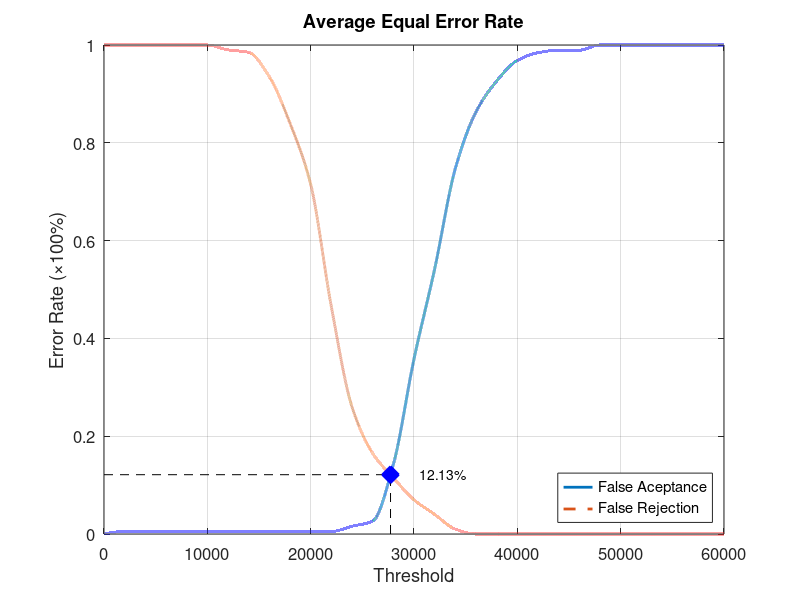
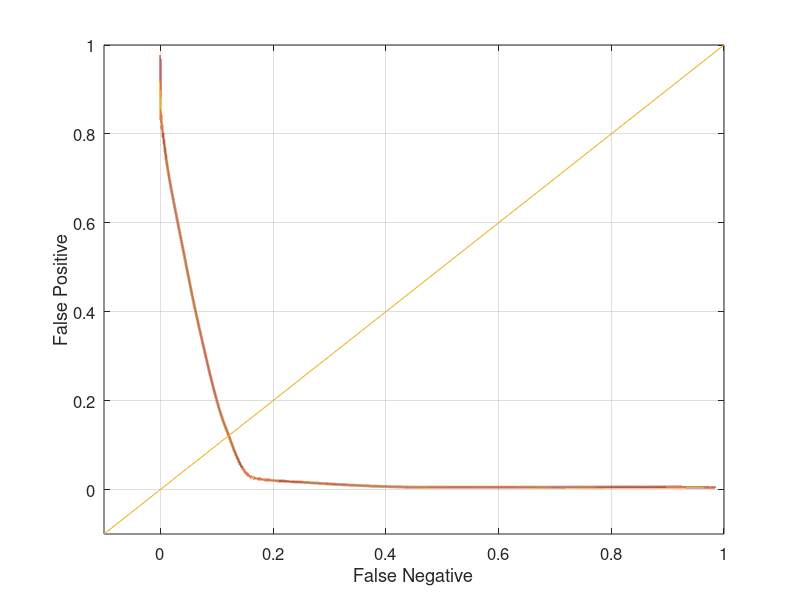

Reproduce these figures in MATLAB, in order.
function yEER = Database4_2
close all;
clear;
clc;
x = 0:2000:60000;
xq = 0:0.5:60000;

y0 = [0 0.00526316 0.00526316 0.00526316 0.00526316 0.00526316 0.00526316 0.00526316 0.00526316 0.00526316 0.00526316 0.00526316 0.0157895 0.0263158 0.142105 0.357895 0.542105 0.747368 0.863158 0.926316 0.968421 0.984211 0.989474 0.989474 1 1 1 1 1 1 1];
yy0 = interp1(x, y0, xq, 'pchip');
y1 = [1 1 1 1 1 1 0.99 0.985 0.935 0.84 0.715 0.465 0.26 0.165 0.115 0.07 0.04 0.01 0 0 0 0 0 0 0 0 0 0 0 0 0];
yy1 = interp1(x, y1, xq, 'pchip');

% Calculating EER: 
y2 = abs(y0 - y1);
find(y2 == min(y2))
yy2 = abs(yy0 - yy1);
xEER = find(yy2 == min(yy2));
xEERIndex = xq(xEER) % X-axis EER
yEER = yy0(xEER) % Y-axis EER

main = figure
plot(xq, yy0,'-','LineWidth', 2);	hold on
plot(xq, yy1,'--','LineWidth', 2);	hold on
plot([xEERIndex xEERIndex], [0 yEER], 'k--');	hold on
plot([0 xEERIndex], [yEER yEER], 'k--');	hold on
plot(xEERIndex, yEER, 'bx', 'LineWidth', 10);	hold on
text(xEERIndex + 10 * xEERIndex / 100, yEER, [num2str(round((10000 * yEER)) / 100) '%'])
legend('False Aceptance', 'False Rejection', 'Location', 'SouthEast')
xlabel('Threshold')
ylabel('Error Rate (\times100%)')
title('Average Equal Error Rate')
set(gca, 'FontSize', 12)
axis([0 60000 0 1])
grid on

print(main, 'Database4_2Main', '-dpng');
FNRxFPR = figure('Color', [1 1 1]);
plot(yy1, yy0, '-', yy1, yy0, 'LineWidth', 2);
hold on
y = -0.1:0.1:1
plot(y, y); 
set(gca, 'FontSize', 12)
xlabel('False Negative')
ylabel('False Positive')
axis([-0.1 1 -0.1 1])
set(gca, 'FontSize', 12)
grid on

print(FNRxFPR, 'Database4_2FNRxFPR','-dpng');
end
